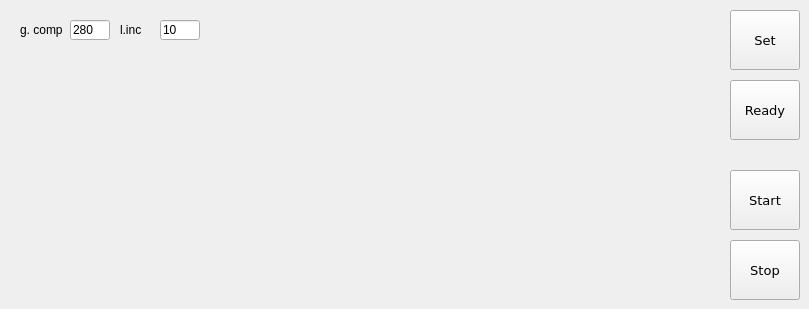
      <widget class="QWidget" name="tab_25">
       <attribute name="title">
        <string>Flying Trot</string>
       </attribute>
       <widget class="QPushButton" name="BTN_FLYINGTROT_START">
        <property name="geometry">
         <rect>
          <x>730</x>
          <y>170</y>
          <width>70</width>
          <height>60</height>
         </rect>
        </property>
        <property name="font">
         <font>
          <family>DejaVu Sans</family>
          <pointsize>10</pointsize>
         </font>
        </property>
        <property name="text">
         <string>Start</string>
        </property>
       </widget>
       <widget class="QPushButton" name="BTN_FLYINGTROT_SET">
        <property name="geometry">
         <rect>
          <x>730</x>
          <y>10</y>
          <width>70</width>
          <height>60</height>
         </rect>
        </property>
        <property name="font">
         <font>
          <family>DejaVu Sans</family>
          <pointsize>10</pointsize>
         </font>
        </property>
        <property name="text">
         <string>Set</string>
        </property>
       </widget>
       <widget class="QPushButton" name="BTN_FLYINGTROT_READY">
        <property name="geometry">
         <rect>
          <x>730</x>
          <y>80</y>
          <width>70</width>
          <height>60</height>
         </rect>
        </property>
        <property name="font">
         <font>
          <family>DejaVu Sans</family>
          <pointsize>10</pointsize>
         </font>
        </property>
        <property name="text">
         <string>Ready</string>
        </property>
       </widget>
       <widget class="QPushButton" name="BTN_FLYINGTROT_STOP">
        <property name="geometry">
         <rect>
          <x>730</x>
          <y>240</y>
          <width>70</width>
          <height>60</height>
         </rect>
        </property>
        <property name="font">
         <font>
          <family>DejaVu Sans</family>
          <pointsize>10</pointsize>
         </font>
        </property>
        <property name="text">
         <string>Stop</string>
        </property>
       </widget>
       <widget class="QLabel" name="label_154">
        <property name="geometry">
         <rect>
          <x>20</x>
          <y>20</y>
          <width>60</width>
          <height>20</height>
         </rect>
        </property>
        <property name="font">
         <font>
          <pointsize>9</pointsize>
         </font>
        </property>
        <property name="text">
         <string>g. comp</string>
        </property>
       </widget>
       <widget class="QLineEdit" name="LE_FLYINGTROT_GCOMP_M">
        <property name="geometry">
         <rect>
          <x>70</x>
          <y>20</y>
          <width>40</width>
          <height>20</height>
         </rect>
        </property>
        <property name="text">
         <string>280</string>
        </property>
       </widget>
       <widget class="QLineEdit" name="LE_FLYINGTROT_GCOMP_S">
        <property name="geometry">
         <rect>
          <x>160</x>
          <y>20</y>
          <width>40</width>
          <height>20</height>
         </rect>
        </property>
        <property name="text">
         <string>10</string>
        </property>
       </widget>
       <widget class="QLabel" name="label_155">
        <property name="geometry">
         <rect>
          <x>120</x>
          <y>20</y>
          <width>61</width>
          <height>20</height>
         </rect>
        </property>
        <property name="font">
         <font>
          <pointsize>9</pointsize>
         </font>
        </property>
        <property name="text">
         <string>l.inc</string>
        </property>
       </widget>
      </widget>
